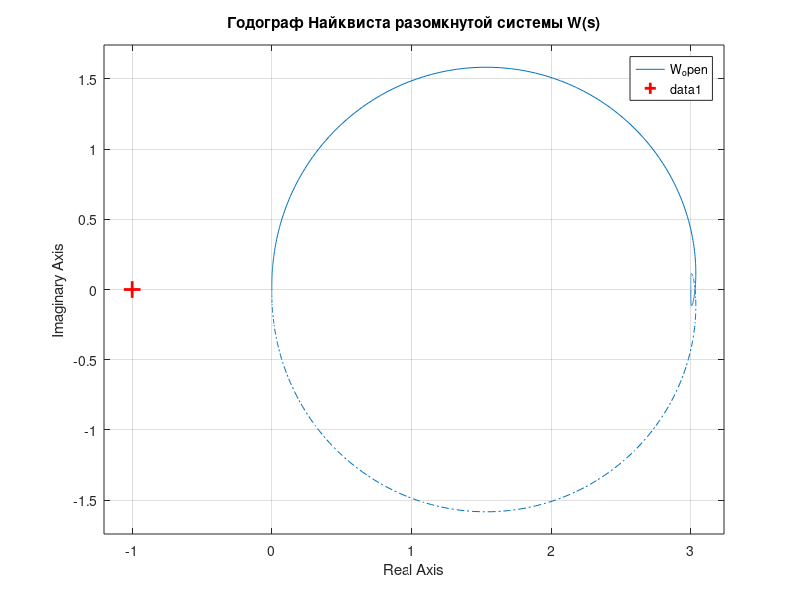
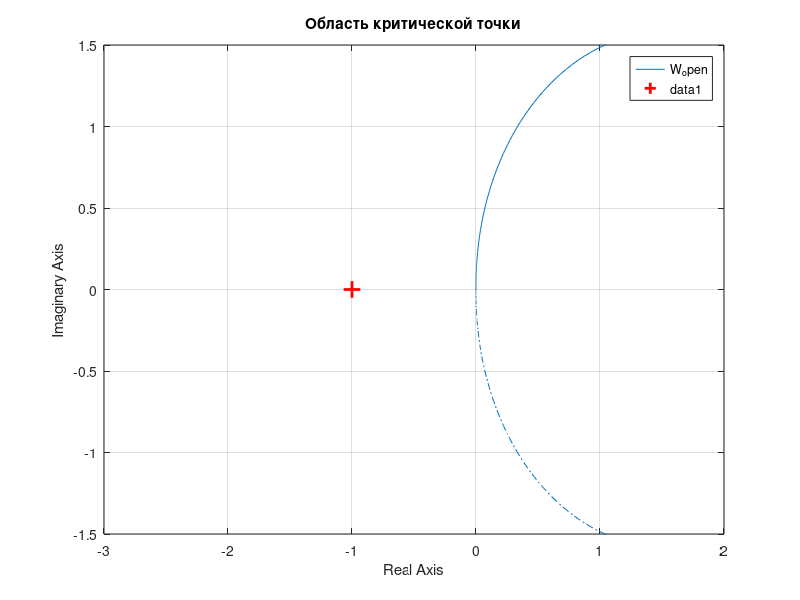
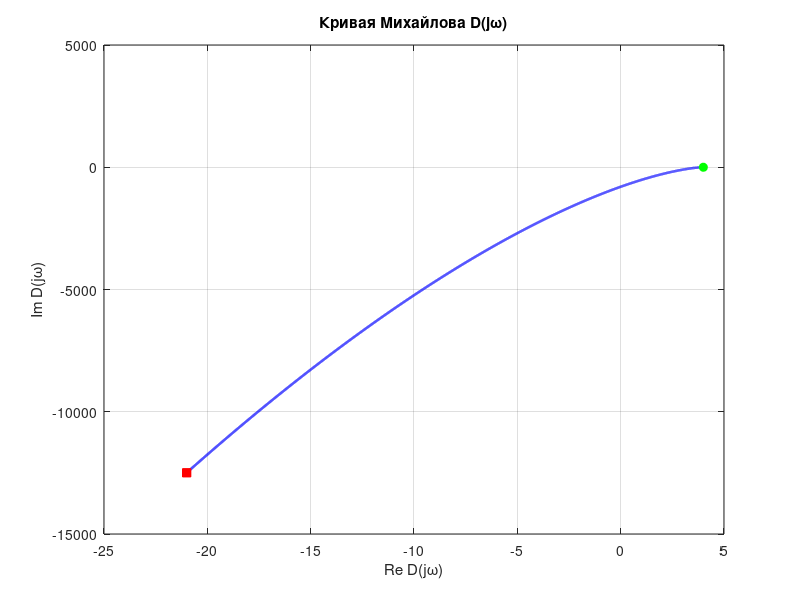
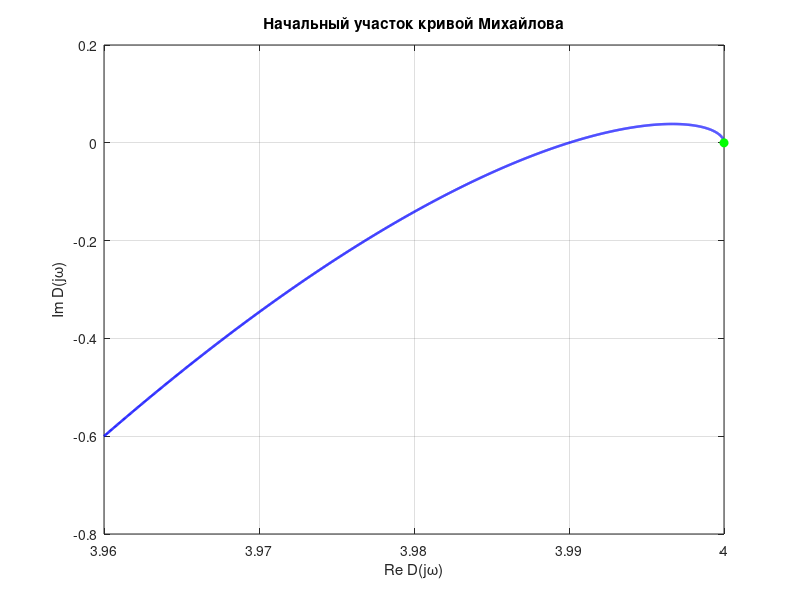

Here is the MATLAB script that generated these plots, in order:
clc;
clear;
close all;

s = tf('s');
W_open = 3 / (0.1*s^3 + 0.01*s^2 + 0.1*s + 1);
W_closed = feedback(W_open, 1);

[~, a] = tfdata(W_open, 'v');
[~, b] = tfdata(W_closed, 'v');

H_open = [a(2) a(4) 0; a(1) a(3) 0; 0 a(2) a(4)];
H_closed = [b(2) b(4) 0; b(1) b(3) 0; 0 b(2) b(4)];

disp('Полюса разомкнутой системы:');
disp(pole(W_open));
disp('Матрица Гурвица разомкнутой системы:');
disp(H_open);
disp('Определители Гурвица разомкнутой системы:');
disp([H_open(1,1), det(H_open(1:2, 1:2)), det(H_open)]);

disp('Полюса замкнутой системы:');
disp(pole(W_closed));
disp('Матрица Гурвица замкнутой системы:');
disp(H_closed);
disp('Определители Гурвица замкнутой системы:');
disp([H_closed(1,1), det(H_closed(1:2, 1:2)), det(H_closed)]);

figure('Color', 'w');
nyquist(W_open);
grid on; hold on;
plot(-1, 0, 'r+', 'MarkerSize', 12, 'LineWidth', 2);
title('Годограф Найквиста разомкнутой системы W(s)');

figure('Color', 'w');
nyquist(W_open);
grid on; hold on;
plot(-1, 0, 'r+', 'MarkerSize', 12, 'LineWidth', 2);
xlim([-3 2]); ylim([-1.5 1.5]);
title('Область критической точки');

w = 0:0.01:50;
D = polyval(b, 1i*w);

figure('Color', 'w');
plot(real(D), imag(D), 'b-', 'LineWidth', 1.8);
hold on; grid on; box on;
plot(real(D(1)), imag(D(1)), 'go', 'MarkerFaceColor', 'g');
plot(real(D(end)), imag(D(end)), 'rs', 'MarkerFaceColor', 'r');
xlabel('Re D(j\omega)'); ylabel('Im D(j\omega)');
title('Кривая Михайлова D(j\omega)');

w2 = 0:0.001:2;
D2 = polyval(b, 1i*w2);

figure('Color', 'w');
plot(real(D2), imag(D2), 'b-', 'LineWidth', 1.8);
hold on; grid on; box on;
plot(real(D2(1)), imag(D2(1)), 'go', 'MarkerFaceColor', 'g');
xlabel('Re D(j\omega)'); ylabel('Im D(j\omega)');
title('Начальный участок кривой Михайлова');

t = 0:0.005:5;
figure('Color', 'w');
subplot(2, 1, 1);
step(W_open, t);
grid on;
title('Переходный процесс разомкнутой системы');
xlabel('t, c'); ylabel('h(t)');

subplot(2, 1, 2);
step(W_closed, t);
grid on;
title('Переходный процесс замкнутой системы');
xlabel('t, c'); ylabel('h(t)');
